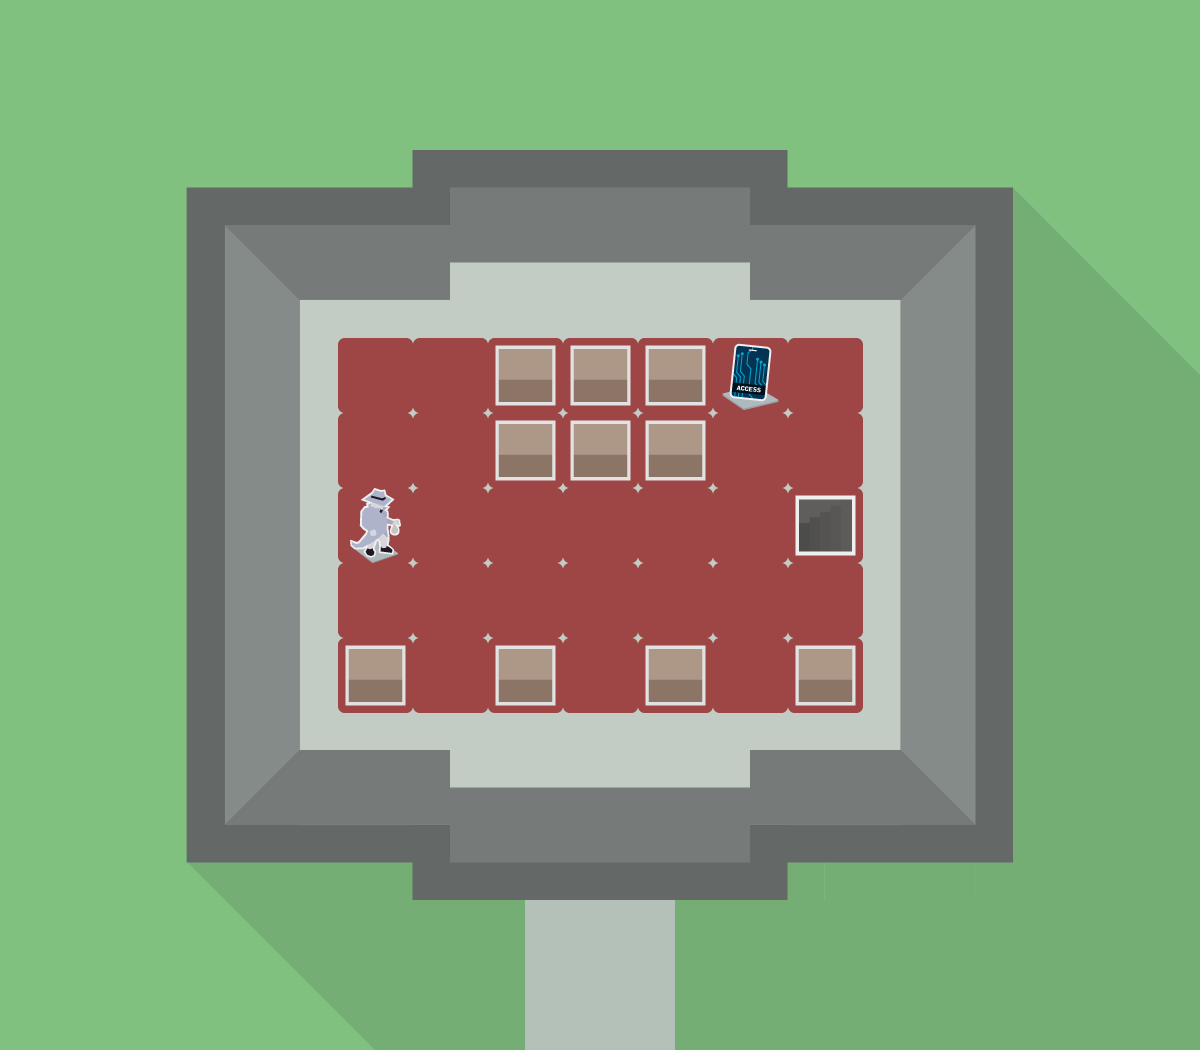

The image is a tile-based game level rendered from a .tmx file. Its description and complete source (layers, tilesets, objects, tile grids) follow:
An orthogonal 16x14 tile map with 75x75 px tiles, 3 tile layers (Board, Tiles, Assets), 3 tilesets.

<map version="1.0" tiledversion="1.1.4" orientation="orthogonal" renderorder="right-down" width="16" height="14" tilewidth="75" tileheight="75" infinite="0" nextobjectid="1">
 <tileset firstgid="1" name="hq_v2" tilewidth="75" tileheight="75" tilecount="56" columns="8">
  <image source="tilesets/hq_v2.png" width="600" height="525" />
 </tileset>
 <tileset firstgid="57" name="hq" tilewidth="38" tileheight="38" tilecount="100" columns="10">
  <image source="tilesets/hq.png" width="380" height="380" />
 </tileset>
 <tileset firstgid="157" name="tiles" tilewidth="75" tileheight="75" tilecount="12" columns="4">
  <image source="tiles.png" width="300" height="225" />
 </tileset>
 <layer name="Board" width="16" height="14">
  <data encoding="csv">
1,1,1,1,1,1,1,1,1,1,1,1,1,1,1,1,
1,1,1,1,1,1,1,1,1,1,1,1,1,1,1,1,
1,1,9,10,10,11,12,12,12,12,13,10,10,15,1,1,
1,1,17,18,19,19,20,20,20,20,19,19,22,23,24,1,
1,1,17,26,28,28,28,28,28,28,28,28,30,23,51,24,
1,1,17,26,28,28,28,28,28,28,28,28,30,23,51,51,
1,1,17,26,28,28,28,28,28,28,28,28,30,23,51,51,
1,1,17,26,28,28,28,28,28,28,28,28,30,23,51,51,
1,1,17,26,28,28,28,28,28,28,28,28,30,23,51,51,
1,1,25,26,28,28,28,28,28,28,28,28,30,31,51,51,
1,1,17,34,19,19,36,36,36,36,19,19,38,23,51,51,
1,1,41,42,42,43,44,44,44,44,45,42,42,47,51,51,
1,1,1,50,51,51,51,54,54,51,51,51,51,51,51,51,
1,1,1,1,50,56,56,54,54,51,51,51,51,51,51,51
</data>
 </layer>
 <layer name="Tiles" width="16" height="14" offsetx="38" offsety="38">
  <data encoding="csv">
0,0,0,0,0,0,0,0,0,0,0,0,0,0,0,0,
0,0,0,0,0,0,0,0,0,0,0,0,0,0,0,0,
0,0,0,0,0,0,0,0,0,0,0,0,0,0,0,0,
0,0,0,0,0,0,0,0,0,0,0,0,0,0,0,0,
0,0,0,0,162,162,162,162,162,162,162,0,0,0,0,0,
0,0,0,0,162,162,162,162,162,162,162,0,0,0,0,0,
0,0,0,0,162,162,162,162,162,162,162,0,0,0,0,0,
0,0,0,0,162,162,162,162,162,162,162,0,0,0,0,0,
0,0,0,0,162,162,162,162,162,162,162,0,0,0,0,0,
0,0,0,0,0,0,0,0,0,0,0,0,0,0,0,0,
0,0,0,0,0,0,0,0,0,0,0,0,0,0,0,0,
0,0,0,0,0,0,0,0,0,0,0,0,0,0,0,0,
0,0,0,0,0,0,0,0,0,0,0,0,0,0,0,0,
0,0,0,0,0,0,0,0,0,0,0,0,0,0,0,0
</data>
 </layer>
 <layer name="Assets" width="16" height="14" offsetx="38" offsety="38">
  <data encoding="csv">
0,0,0,0,0,0,0,0,0,0,0,0,0,0,0,0,
0,0,0,0,0,0,0,0,0,0,0,0,0,0,0,0,
0,0,0,0,0,0,0,0,0,0,0,0,0,0,0,0,
0,0,0,0,0,0,0,0,0,0,0,0,0,0,0,0,
0,0,0,0,0,0,157,157,157,166,0,0,0,0,0,0,
0,0,0,0,0,0,157,157,157,0,0,0,0,0,0,0,
0,0,0,0,164,0,0,0,0,0,158,0,0,0,0,0,
0,0,0,0,0,0,0,0,0,0,0,0,0,0,0,0,
0,0,0,0,157,0,157,0,157,0,157,0,0,0,0,0,
0,0,0,0,0,0,0,0,0,0,0,0,0,0,0,0,
0,0,0,0,0,0,0,0,0,0,0,0,0,0,0,0,
0,0,0,0,0,0,0,0,0,0,0,0,0,0,0,0,
0,0,0,0,0,0,0,0,0,0,0,0,0,0,0,0,
0,0,0,0,0,0,0,0,0,0,0,0,0,0,0,0
</data>
 </layer>
</map>
